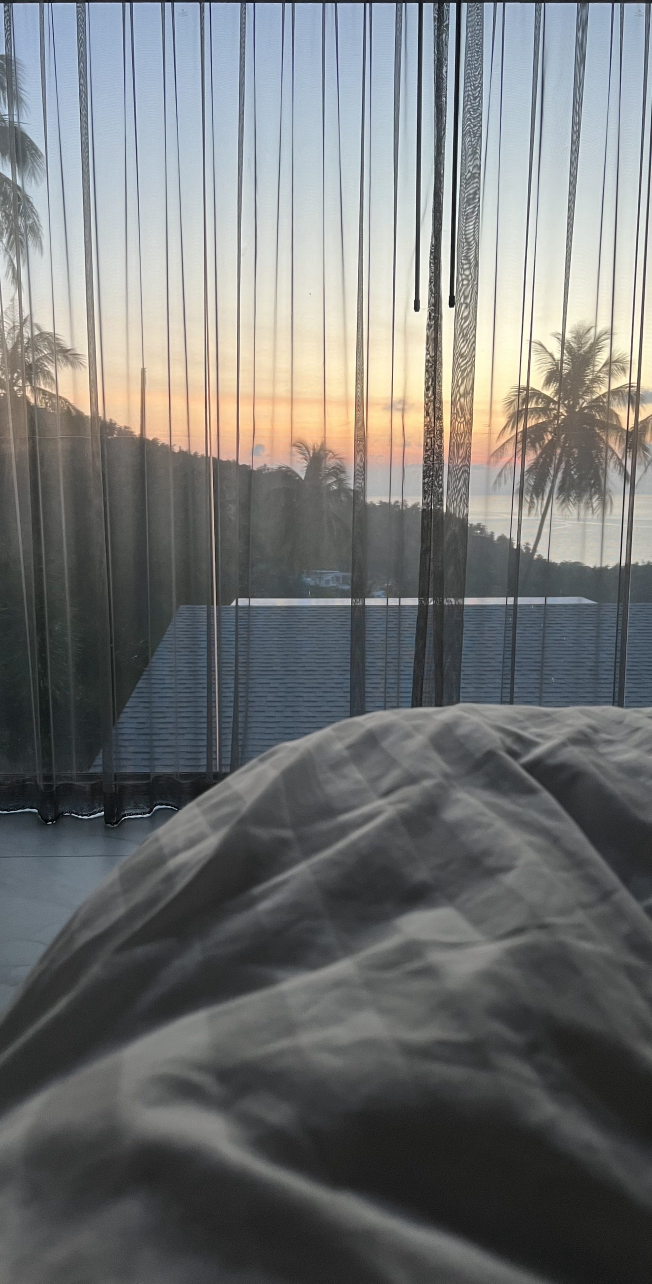
#> input picture carousel/harvest/sources/_ysvic-7307966667286482208/01.jpg, 1304 x 2568 px, given as the content of the folder ../../harvest/sources/_ysvic-7307966667286482208/01.jpg, which was not available (shown at 1/2 size)
$ python deckview.py ../../harvest/sources/_ysvic-7307966667286482208/01.jpg ../../harvest/sources/_ysvic-7307966667286482208/02.jpg
#> lines starting #> are read from the running program, lines starting #| are printed output that depends on the picture; pictures that were not available may be replaced by others from this repository, and a replacement may not be noted
# Big contact sheet of one rendered deck (4 per row, 450x600 each).
#   python native/plan/deckview.py <dir> <out.jpg>
import sys, glob, os
from PIL import Image
d, out = sys.argv[1], sys.argv[2]
fs = sorted(glob.glob(os.path.join(d, '[0-9][0-9].jpg')))
TW, TH, C = 450, 600, 4
R = (len(fs) + C - 1) // C
s = Image.new('RGB', (C * (TW + 6), R * (TH + 6)), (20, 20, 20))
#> s: PIL image 1824x606 RGB; every value is 20
for i, f in enumerate(fs):
    im = Image.open(f).convert('RGB'); im.thumbnail((TW, TH))
#> further down, im is the input picture: PIL image 1304x2568 RGB; mean R, G, B 114, 115.6, 115.4
#> after `im.thumbnail((TW, TH))`:
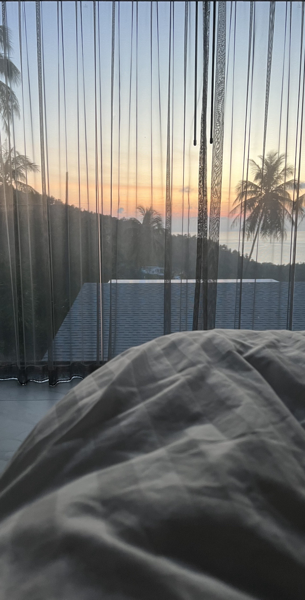
#> im: PIL image 305x600 RGB; mean R, G, B 114.1, 115.7, 115.5
    s.paste(im, ((i % C) * (TW + 6), (i // C) * (TH + 6)))
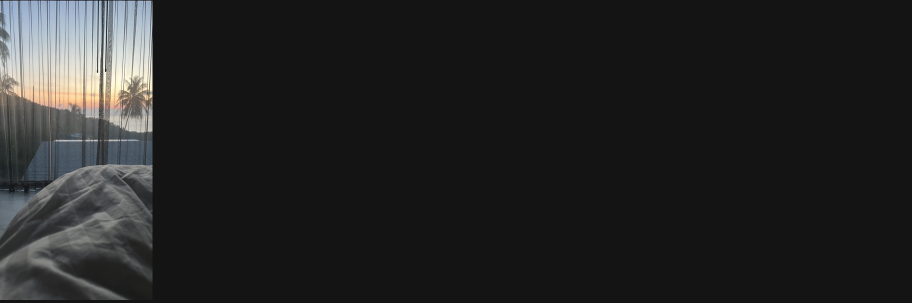
#> s: PIL image 1824x606 RGB (shown at 1/2 size); mean R, G, B 35.6, 35.8, 35.8
s.save(out, quality=88)

$ run again, on carousel/harvest/sources/_ysvic-7307966667286482208/02.jpg
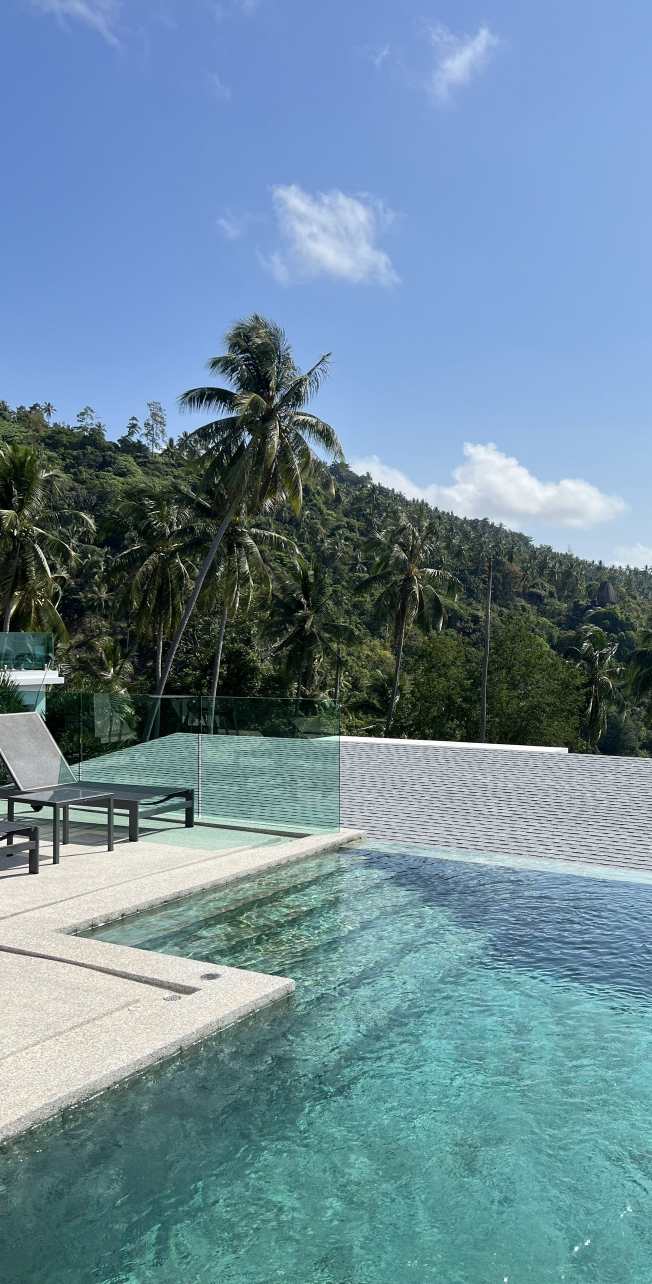
#> input picture carousel/harvest/sources/_ysvic-7307966667286482208/02.jpg, 1304 x 2568 px, given as the content of the folder ../../harvest/sources/_ysvic-7307966667286482208/02.jpg, which was not available (shown at 1/2 size)
#> im is the input picture: PIL image 1304x2568 RGB; mean R, G, B 109.2, 138.6, 154.5
#> `im.thumbnail((TW, TH))`:
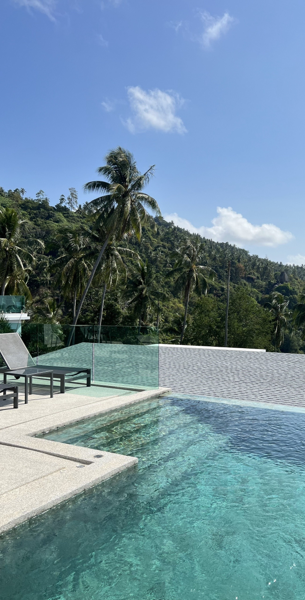
#> im: PIL image 305x600 RGB; mean R, G, B 109.3, 138.8, 154.6
#> `s.paste(im, ((i % C) * (TW + 6), (i // C) * (TH + 6)))`:
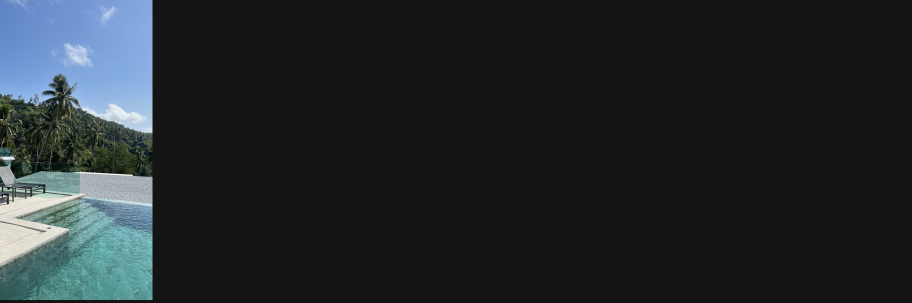
#> s: PIL image 1824x606 RGB (shown at 1/2 size); mean R, G, B 34.8, 39.7, 42.3
